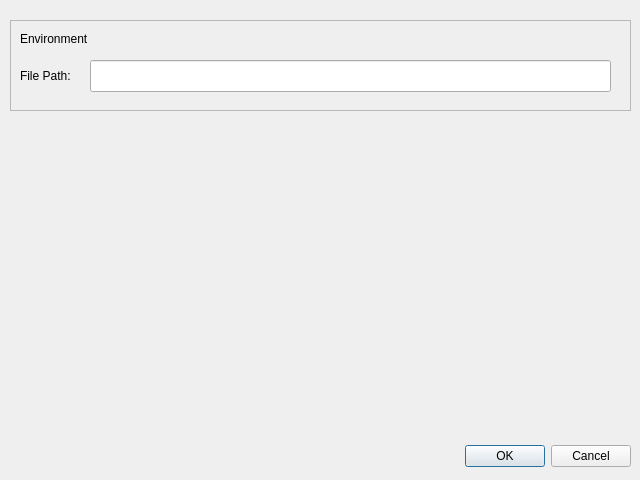
<?xml version="1.0" encoding="UTF-8"?>
<ui version="4.0">
 <class>Options</class>
 <widget class="QDialog" name="Options">
  <property name="geometry">
   <rect>
    <x>0</x>
    <y>0</y>
    <width>640</width>
    <height>480</height>
   </rect>
  </property>
  <property name="windowTitle">
   <string>Dialog</string>
  </property>
  <widget class="QDialogButtonBox" name="buttonBox">
   <property name="geometry">
    <rect>
     <x>10</x>
     <y>440</y>
     <width>621</width>
     <height>32</height>
    </rect>
   </property>
   <property name="orientation">
    <enum>Qt::Horizontal</enum>
   </property>
   <property name="standardButtons">
    <set>QDialogButtonBox::Cancel|QDialogButtonBox::Ok</set>
   </property>
  </widget>
  <widget class="QFrame" name="frame">
   <property name="geometry">
    <rect>
     <x>10</x>
     <y>20</y>
     <width>621</width>
     <height>91</height>
    </rect>
   </property>
   <property name="toolTip">
    <string extracomment="Set Global Settings"/>
   </property>
   <property name="statusTip">
    <string extracomment="Set Global Settings"/>
   </property>
   <property name="whatsThis">
    <string extracomment="Set Global Settings"/>
   </property>
   <property name="accessibleName">
    <string extracomment="Settings"/>
   </property>
   <property name="accessibleDescription">
    <string extracomment="Global Settings"/>
   </property>
   <property name="frameShape">
    <enum>QFrame::StyledPanel</enum>
   </property>
   <property name="frameShadow">
    <enum>QFrame::Raised</enum>
   </property>
   <widget class="QLineEdit" name="filePath">
    <property name="geometry">
     <rect>
      <x>80</x>
      <y>40</y>
      <width>521</width>
      <height>32</height>
     </rect>
    </property>
   </widget>
   <widget class="QLabel" name="label">
    <property name="geometry">
     <rect>
      <x>10</x>
      <y>30</y>
      <width>58</width>
      <height>51</height>
     </rect>
    </property>
    <property name="text">
     <string>File Path:</string>
    </property>
   </widget>
   <widget class="QLabel" name="label_2">
    <property name="geometry">
     <rect>
      <x>10</x>
      <y>10</y>
      <width>141</width>
      <height>18</height>
     </rect>
    </property>
    <property name="text">
     <string>Environment</string>
    </property>
   </widget>
  </widget>
 </widget>
 <resources/>
 <connections>
  <connection>
   <sender>buttonBox</sender>
   <signal>accepted()</signal>
   <receiver>Options</receiver>
   <slot>accept()</slot>
   <hints>
    <hint type="sourcelabel">
     <x>248</x>
     <y>254</y>
    </hint>
    <hint type="destinationlabel">
     <x>157</x>
     <y>274</y>
    </hint>
   </hints>
  </connection>
  <connection>
   <sender>buttonBox</sender>
   <signal>rejected()</signal>
   <receiver>Options</receiver>
   <slot>reject()</slot>
   <hints>
    <hint type="sourcelabel">
     <x>316</x>
     <y>260</y>
    </hint>
    <hint type="destinationlabel">
     <x>286</x>
     <y>274</y>
    </hint>
   </hints>
  </connection>
 </connections>
</ui>
